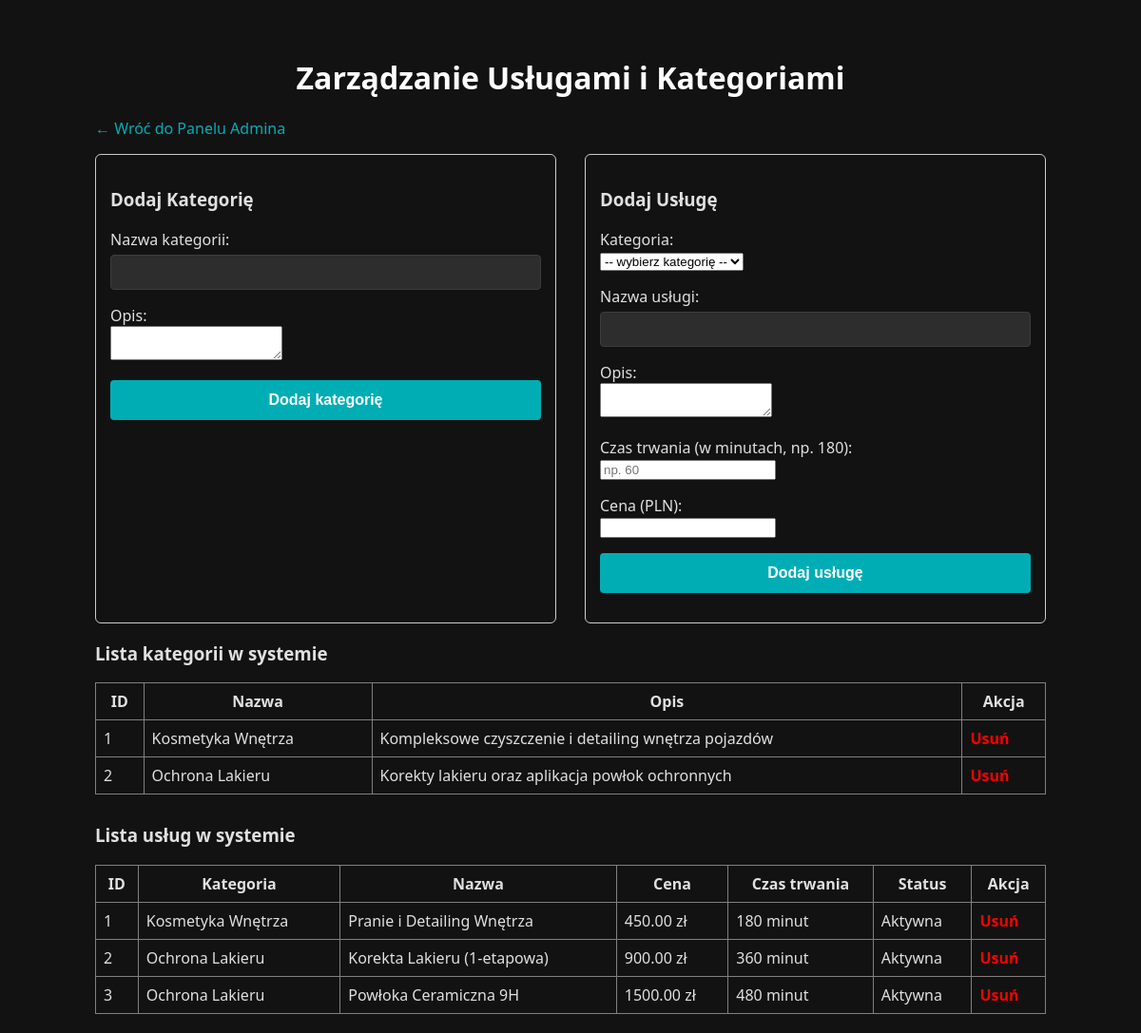
The page /admin_services.php (signed in) on the database as committed earlier.
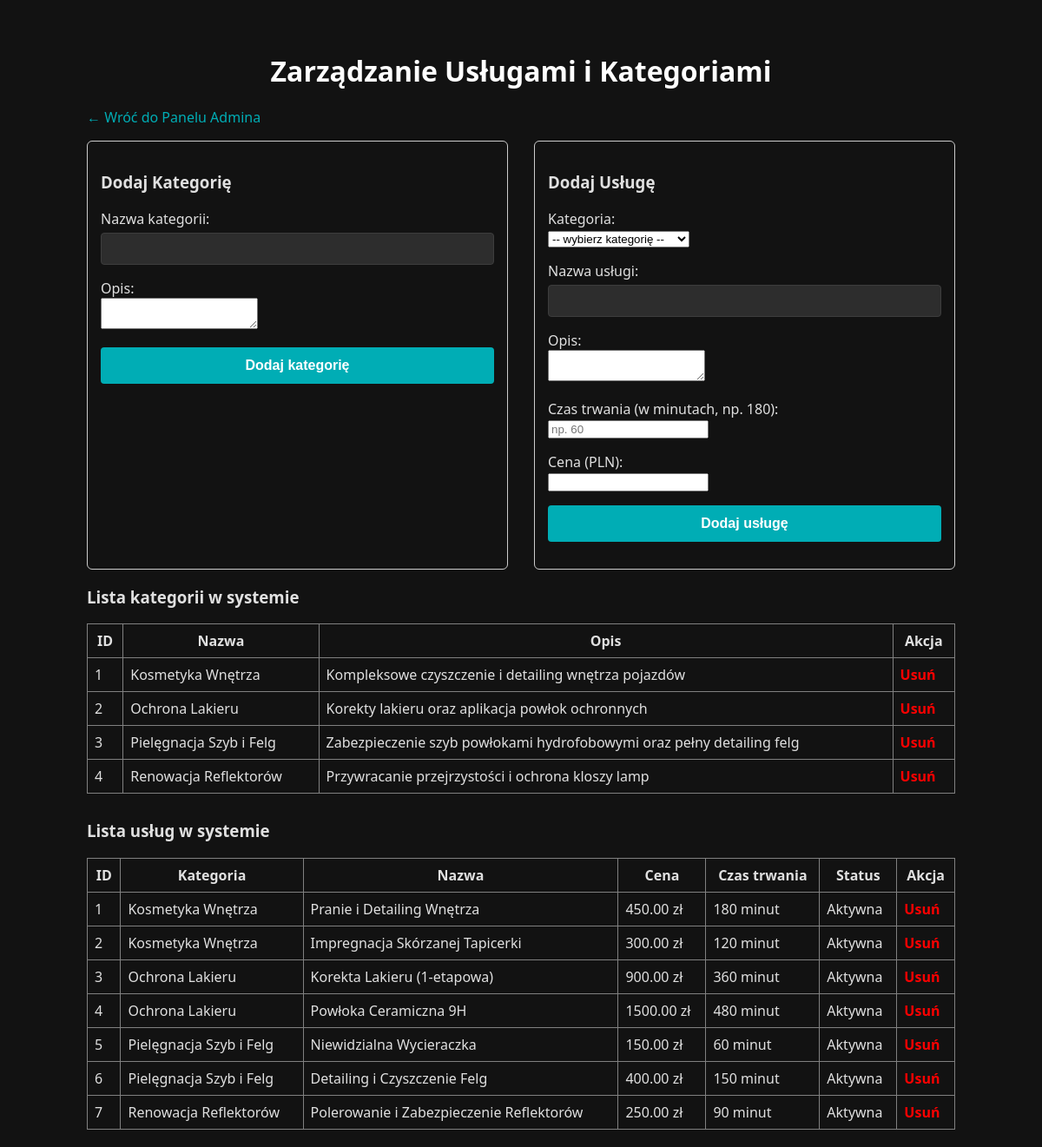
The same page on the database as committed later.
### tables this page shows
CREATE TABLE service_categories (
                                    id INT AUTO_INCREMENT PRIMARY KEY,
                                    name VARCHAR(100) NOT NULL,
                                    description TEXT
);

CREATE TABLE services (
                          id INT AUTO_INCREMENT PRIMARY KEY,
                          category_id INT,
                          name VARCHAR(150) NOT NULL,
                          description TEXT,
                          duration INT NOT NULL,
                          price DECIMAL(10, 2) NOT NULL,
                          active TINYINT(1) DEFAULT 1,
                          FOREIGN KEY (category_id) REFERENCES service_categories(id) ON DELETE SET NULL
);

### public/admin_services.php (the view, shortened to what this page needs)
<?php
require_once __DIR__ . '/../config/db.php';
$categories = $pdo->query("SELECT * FROM service_categories")->fetchAll(PDO::FETCH_ASSOC);
$services = $pdo->query("SELECT s.*, c.name as cat_name FROM services s JOIN service_categories c ON s.category_id = c.id")->fetchAll(PDO::FETCH_ASSOC);
?>
<!DOCTYPE html>
<html lang="pl">
<head>
    <link rel="stylesheet" href="../css/style.css">
</head>
<body style="padding: 20px; max-width: 1000px; margin: auto;">
    <h1>Zarządzanie Usługami i Kategoriami</h1>
    <p><a href="admin_panel.php">&larr; Wróć do Panelu Admina</a></p>
    <div style="display: flex; gap: 30px;">
        <div style="flex: 1; border: 1px solid #ccc; padding: 15px; border-radius: 6px;">
            <h3>Dodaj Kategorię</h3>
            <form method="POST">
                <p><label>Nazwa kategorii:<br><input type="text" name="cat_name" required></label></p>
                <p><label>Opis:<br><textarea name="cat_desc"></textarea></label></p>
                <p><button type="submit" name="add_category">Dodaj kategorię</button></p>
            </form>
        </div>
        <div style="flex: 1; border: 1px solid #ccc; padding: 15px; border-radius: 6px;">
            <h3>Dodaj Usługę</h3>
            <form method="POST">
                <p><label>Kategoria:<br>
                    <select name="category_id" required>
                        <option value="">-- wybierz kategorię --</option>
                    </select>
                </label></p>
                <p><label>Nazwa usługi:<br><input type="text" name="name" required></label></p>
                <p><label>Opis:<br><textarea name="description"></textarea></label></p>
                <p><label>Czas trwania (w minutach, np. 180):<br><input type="number" min="1" name="duration" placeholder="np. 60" required></label></p>
                <p><label>Cena (PLN):<br><input type="number" step="0.01" name="price" required></label></p>
                <p><button type="submit" name="add_service">Dodaj usługę</button></p>
            </form>
        </div>
    </div>
    <h3>Lista kategorii w systemie</h3>
    <table border="1" cellpadding="8" style="border-collapse: collapse; width: 100%; margin-top: 10px; margin-bottom: 30px;">
        <tr>
            <th>ID</th>
            <th>Nazwa</th>
            <th>Opis</th>
            <th>Akcja</th>
        </tr>
        <?php if (empty($categories)): ?>
            <tr><td colspan="4" style="text-align: center;">Brak kategorii.</td></tr>
        <?php else: ?>
            <?php foreach($categories as $cat): ?>
            <tr>
                <td><?php echo $cat['id']; ?></td>
                <td><?php echo htmlspecialchars($cat['name']); ?></td>
                <td><?php echo htmlspecialchars($cat['description']); ?></td>
                <td>
                    <a href="admin_services.php?delete_category=<?php echo $cat['id']; ?>" onclick="return confirm('Na pewno usunąć tę kategorię?');" style="color: red; text-decoration: none; font-weight: bold;">Usuń</a>
                </td>
            </tr>
            <?php endforeach; ?>
        <?php endif; ?>
    </table>
    <h3>Lista usług w systemie</h3>
    <table border="1" cellpadding="8" style="border-collapse: collapse; width: 100%; margin-top: 10px;">
        <tr>
            <th>ID</th>
            <th>Kategoria</th>
            <th>Nazwa</th>
            <th>Cena</th>
            <th>Czas trwania</th>
            <th>Status</th>
            <th>Akcja</th>
        </tr>
        <?php if (empty($services)): ?>
            <tr><td colspan="7" style="text-align: center;">Brak usług.</td></tr>
        <?php else: ?>
            <?php foreach($services as $srv): ?>
            <tr>
                <td><?php echo $srv['id']; ?></td>
                <td><?php echo htmlspecialchars($srv['cat_name']); ?></td>
                <td><?php echo htmlspecialchars($srv['name']); ?></td>
                <td><?php echo $srv['price']; ?> zł</td>
                <td><?php echo $srv['duration']; ?> minut</td>
                <td><?php echo $srv['active'] ? 'Aktywna' : 'Nieaktywna'; ?></td>
                <td>
                    <a href="admin_services.php?delete_service=<?php echo $srv['id']; ?>" onclick="return confirm('Na pewno usunąć tę usługę?');" style="color: red; text-decoration: none; font-weight: bold;">Usuń</a>
                </td>
            </tr>
            <?php endforeach; ?>
        <?php endif; ?>
    </table>
</body>
</html>

Rows that differ between the two databases and show on the page:
added service_categories: id "3", name "Pielęgnacja Szyb i Felg", description "Zabezpieczenie szyb powłokami hydrofobowymi oraz pełny detailing felg"
added service_categories: id "4", name "Renowacja Reflektorów", description "Przywracanie przejrzystości i ochrona kloszy lamp"
changed services id 2: category.name "Ochrona Lakieru" → "Kosmetyka Wnętrza"; name "Korekta Lakieru (1-etapowa)" → "Impregnacja Skórzanej Tapicerki"; price "900.00" → "300.00"; duration "360" → "120"
changed services id 3: name "Powłoka Ceramiczna 9H" → "Korekta Lakieru (1-etapowa)"; price "1500.00" → "900.00"; duration "480" → "360"
added services: id "4", category.name "Ochrona Lakieru", name "Powłoka Ceramiczna 9H", price "1500.00", duration "480", active "Aktywna"
added services: id "5", category.name "Pielęgnacja Szyb i Felg", name "Niewidzialna Wycieraczka", price "150.00", duration "60", active "Aktywna"
added services: id "6", category.name "Pielęgnacja Szyb i Felg", name "Detailing i Czyszczenie Felg", price "400.00", duration "150", active "Aktywna"
added services: id "7", category.name "Renowacja Reflektorów", name "Polerowanie i Zabezpieczenie Reflektorów", price "250.00", duration "90", active "Aktywna"
